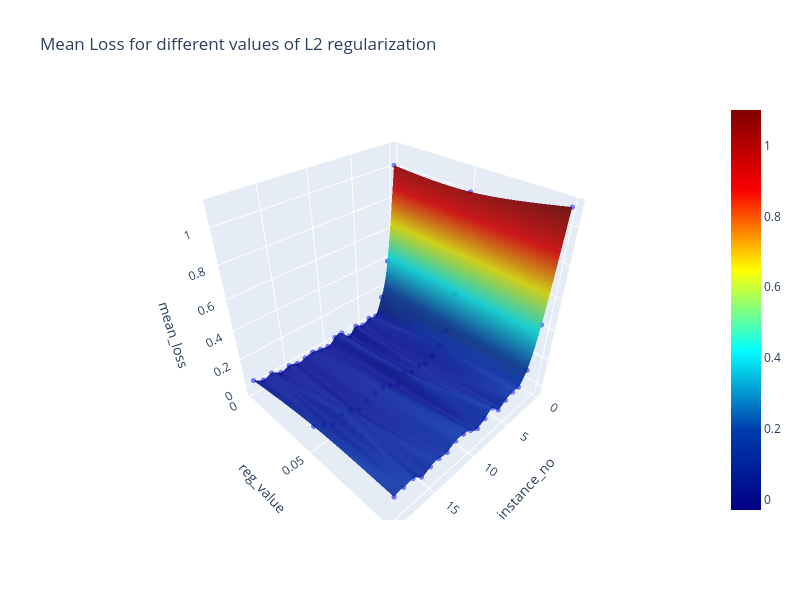
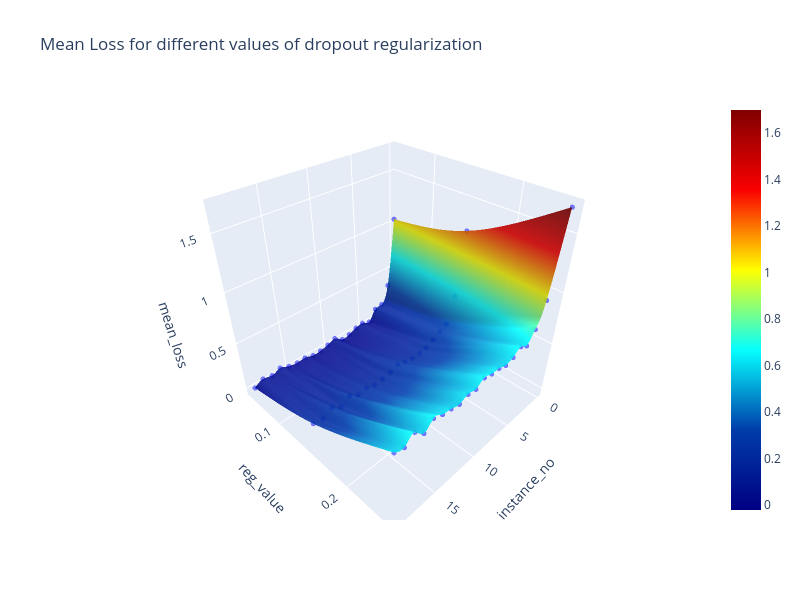

The notebook cell saved with these charts, in order:
### Code cell
plot_3d(split_dataframes, 'mean_loss')
